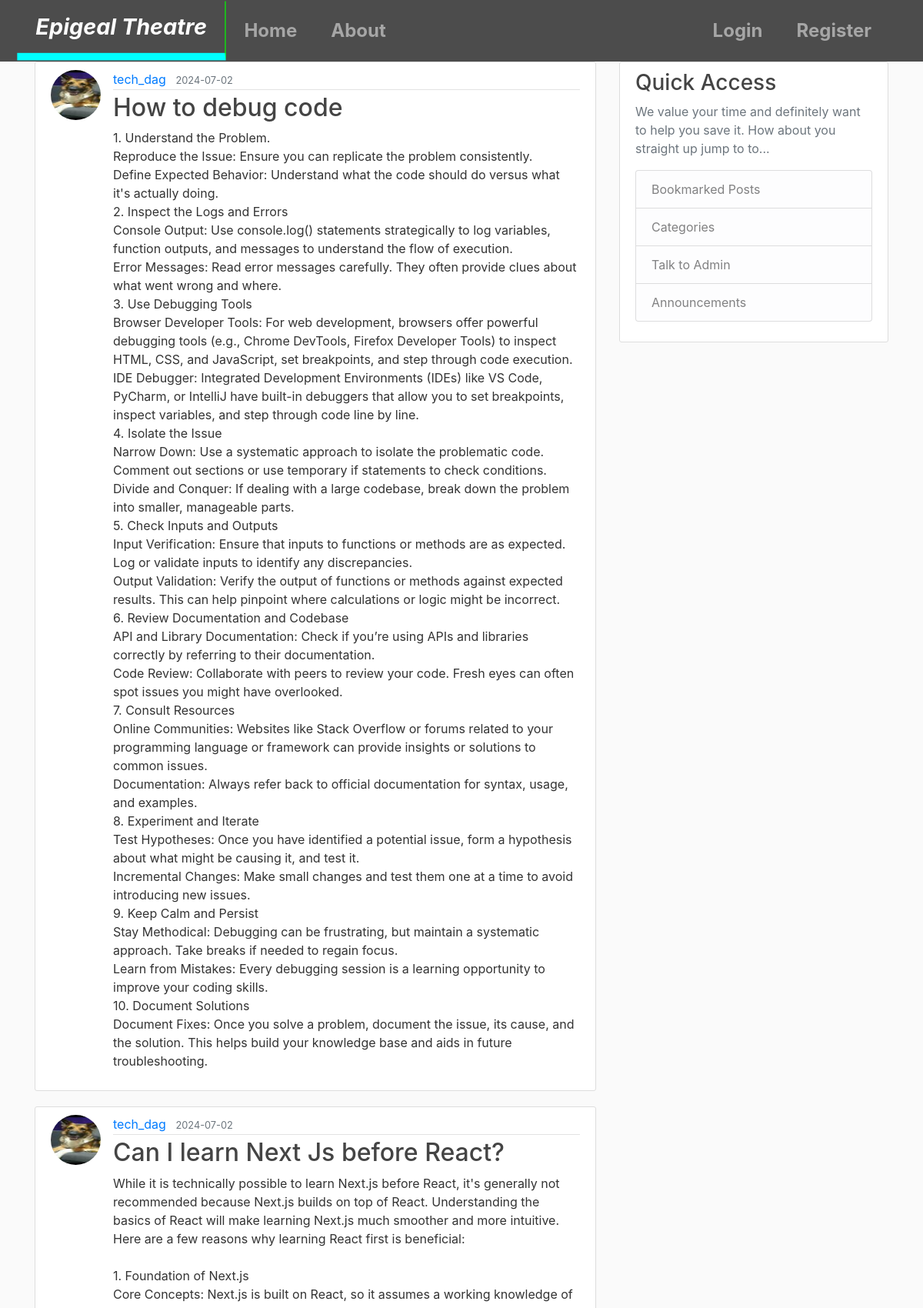
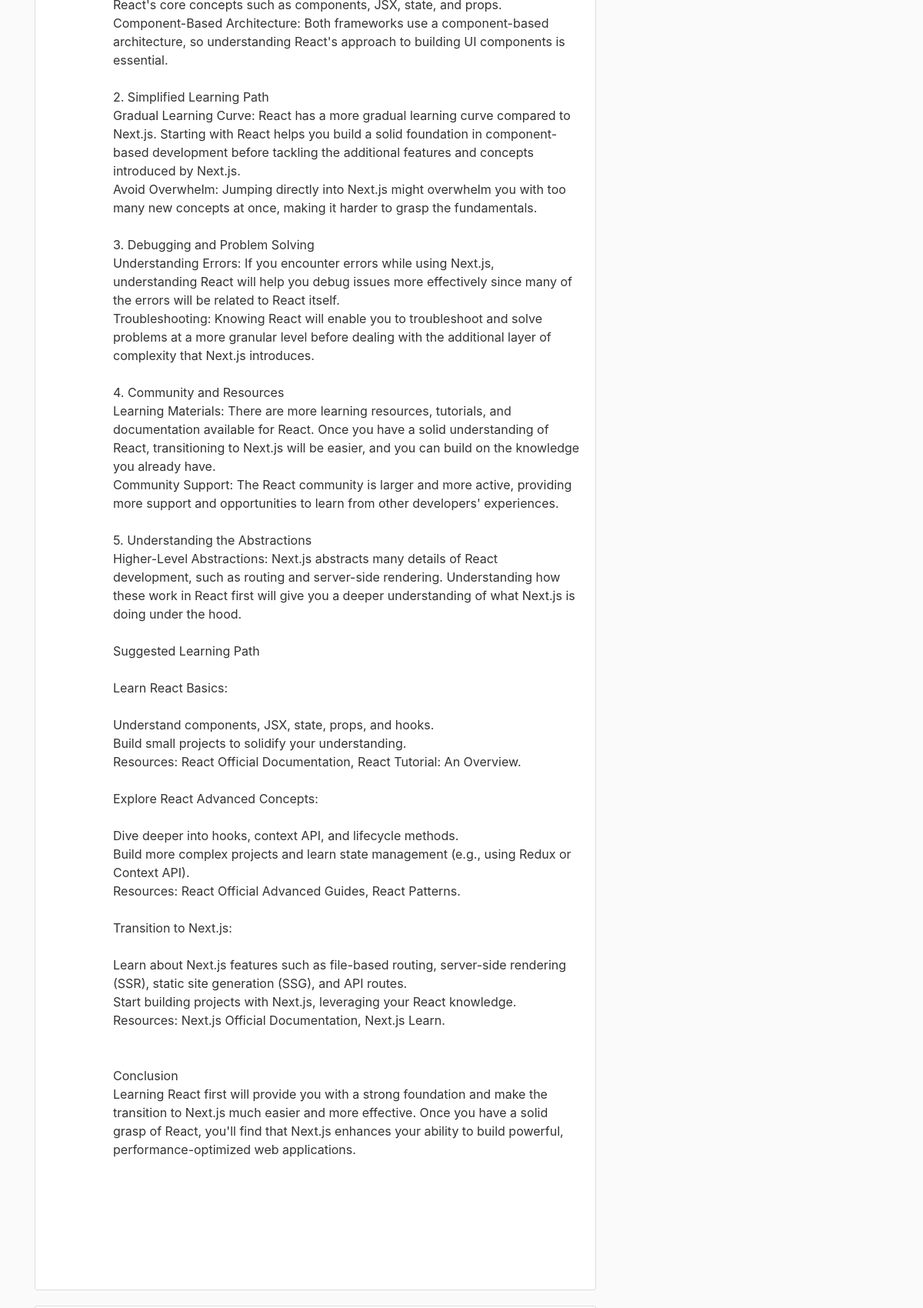
The page /home (upper part) on the database its author committed (2 pictures, top to bottom).
### flaskblog/models.py (models this page shows, shortened)
class Post(db.Model):
	id = db.Column(db.Integer,primary_key=True)
	title=db.Column(db.String(100), nullable=False)
	date_posted = db.Column(db.DateTime, nullable=False, default=datetime.utcnow)
	content = db.Column(db.Text, nullable=False)
	user_id =db.Column(db.Integer, db.ForeignKey('user.id'), nullable=False)

class User(db.Model, UserMixin):
	id = db.Column(db.Integer, primary_key=True)
	username =  db.Column(db.String(20), unique=True,nullable=False)
	email = db.Column(db.String(120), unique=True,nullable=False)
	image_file = db.Column(db.String(20),nullable=False, default = 'default.jpg')
	password = db.Column(db.String(60),nullable=False)
	posts = db.relationship('Post', backref='author', lazy=True)

### flaskblog/main/routes.py (the view)
@main.route("/")
@main.route("/home")
def home():
	page = request.args.get('page',1, type=int)
	posts = Post.query.order_by(Post.date_posted.desc()).paginate(page=page, per_page=5)
	return render_template('home.html', posts=posts)

### flaskblog/templates/home.html (shortened to what this page needs)
{% extends "layout.html" %}
{% block content %}
	{% for post in posts.items %}
	<article class="media content-section">
		<img class= "rounded-circle article-img" src="{{ url_for('static', filename='assets/' + post.author.image_file) }}">
		<div class="media-body">
		    <div class="article-metadata">
		      <a class="mr-2" href="{{ url_for('users.user_posts', username=post.author.username) }}">{{ post.author.username }}</a>
		      <small class="text-muted">{{ post.date_posted.strftime('%Y-%m-%d') }}</small>
		    </div>
		    <h2><a class="article-title" href="{{ url_for('posts.post', post_id=post.id) }}">{{ post.title }}</a></h2>
		    <p class="article-content">{{ post.content }}</p>
		</div>
	</article>
	{% endfor %}
{% endblock content %}

### flaskblog/static/main.css (style rules this page uses)
body { background: #fafafa; color: #333333; margin-top: 5rem; }
h1, h2, h3, h4, h5, h6 { color: #444444; }
.content-section { background: #ffffff; padding: 10px 20px; border: 1px solid #dddddd; border-radius: 3px; margin-bottom: 20px; }
.article-title { color: #444444; }
.article-content { white-space: pre-line; }
.article-img { height: 65px; width: 65px; margin-right: 16px; }
.article-metadata { padding-bottom: 1px; margin-bottom: 4px; border-bottom: 1px solid #e3e3e3 }

### rows shown on the page
Post: image_file (picture), author.username "tech_dag", date_posted "2024-07-02", title "How to debug code", content "1. Understand the Problem. Reproduce the Issue: Ensure you can replicate the problem consistently. Define Expected Behavior: Understand what the code should do versus what it's actually doing. 2. Inspect the Logs and Errors Console Output: Use console.log() statements strategically to log variables, function outputs, and messages to understand the flow of execution. Error Messages: Read error messages carefully. They often provide clues about what went wrong and where. 3. Use Debugging Tools Browser Developer Tools: For web development, browsers offer powerful debugging tools (e.g., Chrome DevTools, Firefox Developer Tools) to inspect HTML, CSS, and JavaScript, set breakpoints, and step…"
Post: image_file (picture), author.username "tech_dag", date_posted "2024-07-02", title "Can I learn Next Js before React?", content "While it is technically possible to learn Next.js before React, it's generally not recommended because Next.js builds on top of React. Understanding the basics of React will make learning Next.js much smoother and more intuitive. Here are a few reasons why learning React first is beneficial: 1. Foundation of Next.js Core Concepts: Next.js is built on React, so it assumes a working knowledge of React's core concepts such as components, JSX, state, and props. Component-Based Architecture: Both frameworks use a component-based architecture, so understanding React's approach to building UI components is essential. 2. Simplified Learning Path Gradual Learning Curve: React has a more gradual…"
